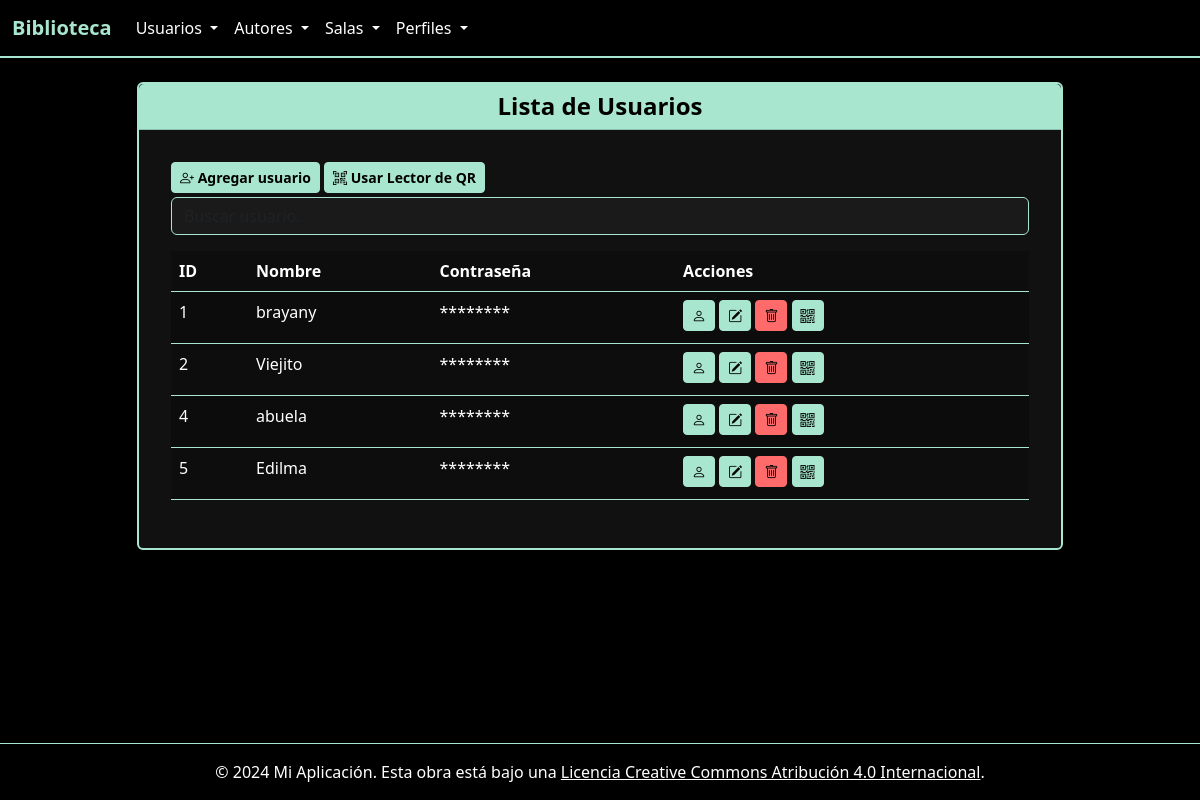
The page /User/ on the database its author committed.
### app/models/users.py (models this page shows, shortened)
class User(db.Model, UserMixin):
    __tablename__ = 'users'
    idUser = db.Column(db.Integer, primary_key=True)
    nameUser = db.Column(db.String(80), unique=True, nullable=False)
    passwordUser = db.Column(db.String(255), nullable=False)  # 🔥 más largo para hash
    email = db.Column(db.String(120), unique=True, nullable=False)
    perfil = db.relationship(
        'Perfil',
        back_populates='user',
        uselist=False,
        cascade="all, delete"
    )
    publicaciones = db.relationship(
        'Publicacion',
        back_populates='user',
        cascade="all, delete"
    )

### app/routes/users_route.py (the view)
@bp.route('/')
def index():
    data = User.query.all()
    return render_template('users/index.html', data=data)

### app/templates/users/index.html (shortened to what this page needs)
{% extends "base.html" %}
{% block titulo_pagina %}Lista de Usuarios{% endblock %}
{% block content %}
<div class="text-start">
    <a href="{{ url_for('user.add') }}" class="btn btn-primary btn-sm mb-1">
        <i class="bi bi-person-plus"></i> Agregar usuario
    </a>
    <a href="#" class="btn btn-sm btn-success mb-1" data-bs-toggle="modal" data-bs-target="#qrReaderModal">
        <i class="bi bi-qr-code-scan"></i> Usar Lector de QR
    </a>
</div>
<input type="text" id="searchInput" class="form-control mb-3" placeholder="Buscar usuario.">
<table class="table table-striped">
    <thead>
        <tr>
            <th>ID</th>
            <th>Nombre</th>
            <th>Contraseña</th>
            <th>Acciones</th>
        </tr>
    </thead>
    <tbody id="userTable">
        {% for user in data %}
        <tr>
            <td>{{ user.idUser }}</td>
            <td>{{ user.nameUser }}</td>
            <td>********</td>
            <td>
                <a href="{{ url_for('user.detail', id=user.idUser) }}" class="btn btn-success btn-sm mb-1">
                    <i class="bi bi-person"></i>
                </a>
                <a href="{{ url_for('user.edit', id=user.idUser) }}" class="btn btn-primary btn-sm mb-1">
                    <i class="bi bi-pencil-square"></i>
                </a>
                <a href="{{ url_for('user.delete', id=user.idUser) }}" class="btn btn-danger btn-sm mb-1">
                    <i class="bi bi-trash"></i>
                </a>
                <button type="button" class="btn btn-info btn-sm mb-1" data-bs-toggle="modal"
                    data-bs-target="#qrModal{{ user.idUser }}">
                    <i class="bi bi-qr-code"></i>
                </button>
            </td>
        </tr>
        {% endfor %}
    </tbody>
</table>
{% endblock %}

### app/templates/base.html (style rules this page uses)
body { background-color: #000000 !important; color: #ffffff !important; }
.bg-light { background-color: #000000 !important; color: #ffffff !important; }
h1, h2, h3, h4, h5, h6, label, p, span, div { color: #ffffff; }
.btn-primary, .btn-success, .btn-info, .btn-secondary { background-color: #a8e6cf !important; border-color: #a8e6cf !important; color: #000000 !important; font-weight: bold; }
.btn-danger { background-color: #ff6b6b !important; border-color: #ff6b6b !important; color: #000 !important; font-weight: bold; }
.table { color: #ffffff !important; }
td, th { background-color: #0d0d0d !important; color: #ffffff !important; border-color: #a8e6cf !important; }
.form-control { background-color: #1a1a1a !important; color: #ffffff !important; border: 1px solid #a8e6cf !important; }

### rows shown on the page
User: idUser "1", nameUser "brayany"
User: idUser "2", nameUser "Viejito"
User: idUser "4", nameUser "abuela"
User: idUser "5", nameUser "Edilma"
